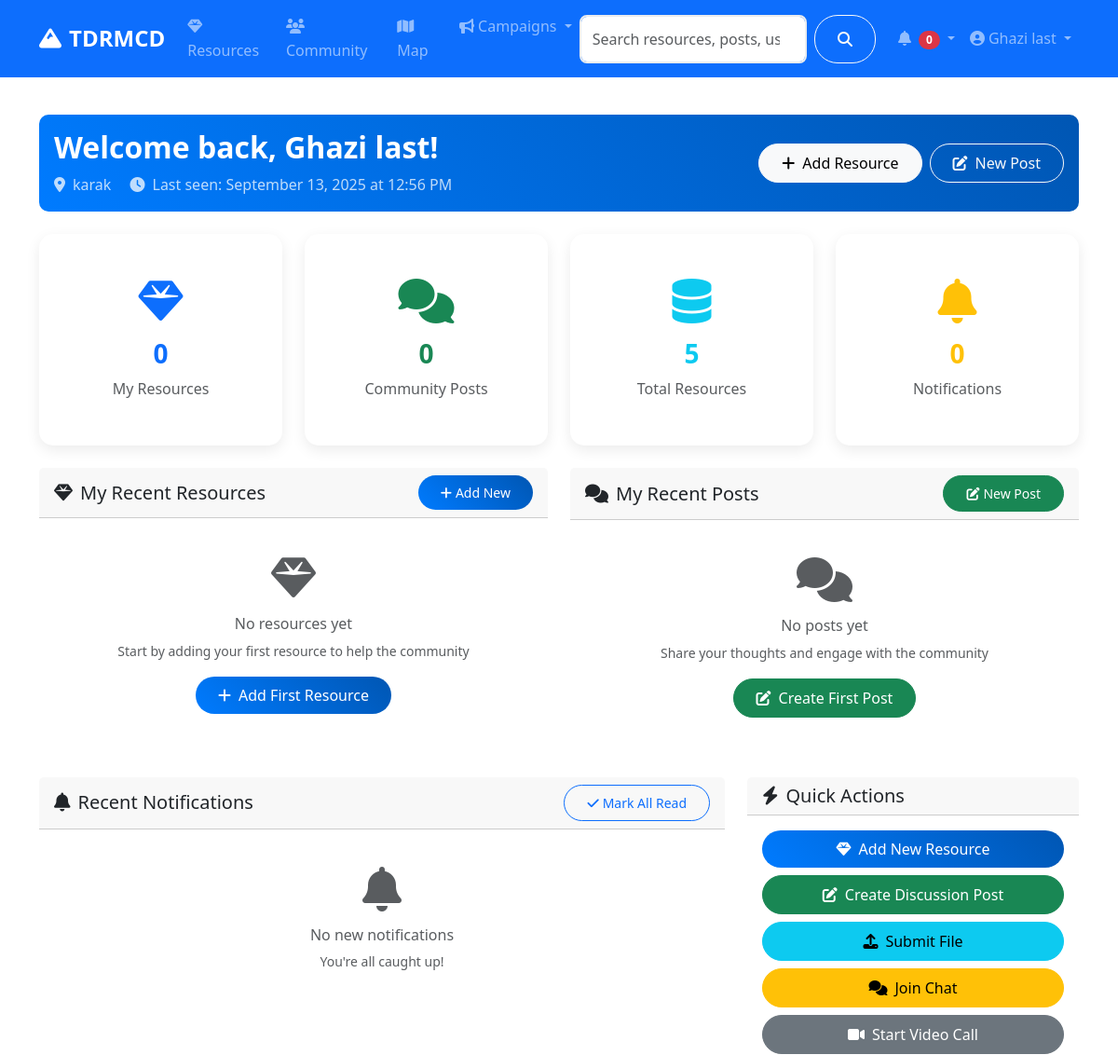
The app's page /dashboard (signed in, upper part), older data.
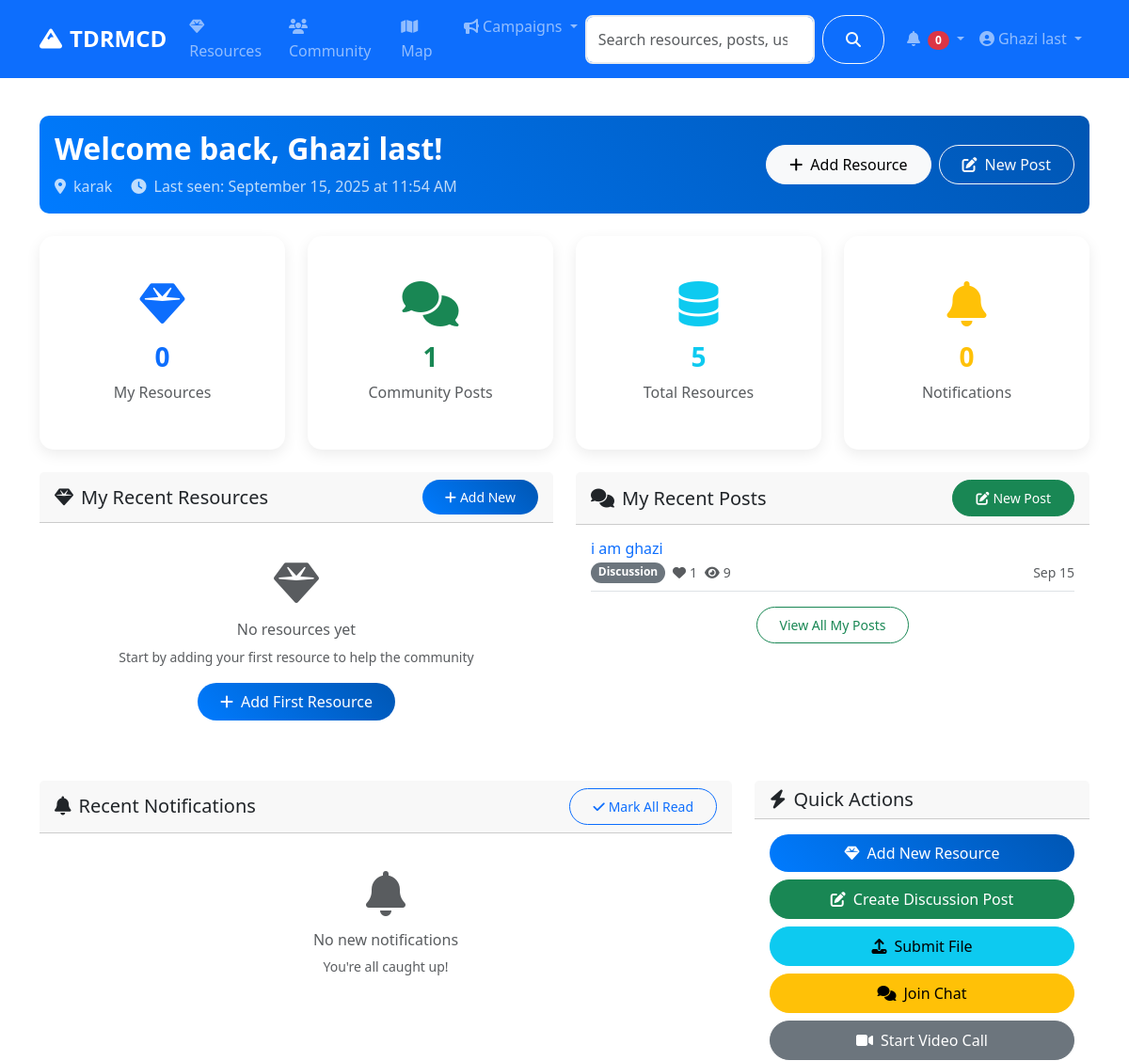
The same page, newer data.
### models.py (models this page shows, shortened)
class User(UserMixin, db.Model):
    id = db.Column(db.Integer, primary_key=True)
    username = db.Column(db.String(80), unique=True, nullable=False)
    email = db.Column(db.String(120), unique=True, nullable=False)
    password_hash = db.Column(db.String(120), nullable=False)
    first_name = db.Column(db.String(50), nullable=False)
    last_name = db.Column(db.String(50), nullable=False)
    role = db.Column(db.String(20), default='user')  # user, admin, researcher
    location = db.Column(db.String(100))
    bio = db.Column(db.Text)
    avatar = db.Column(db.String(200), default='default.jpg')
    is_active = db.Column(db.Boolean, default=True)
    created_at = db.Column(db.DateTime, default=datetime.utcnow)
    last_seen = db.Column(db.DateTime, default=datetime.utcnow)
    resources = db.relationship('Resource', backref='author', lazy='dynamic')
    posts = db.relationship('CommunityPost', backref='author', lazy='dynamic')
    chat_messages = db.relationship('ChatMessage', backref='sender', lazy='dynamic')
    file_submissions = db.relationship(
        'FileSubmission',
        foreign_keys='FileSubmission.submitter_id',
        backref='submitter',
        lazy='dynamic'
    )
    reviewed_submissions = db.relationship(
        'FileSubmission',
        foreign_keys='FileSubmission.reviewed_by',
        backref='reviewer_user',
        lazy='dynamic'
    )
    notifications = db.relationship('Notification', backref='user', lazy='dynamic')
    def get_full_name(self):
        return f"{self.first_name} {self.last_name}"
    def is_admin(self):
        return self.role == 'admin'

class CommunityPost(db.Model):
    id = db.Column(db.Integer, primary_key=True)
    title = db.Column(db.String(200), nullable=False)
    content = db.Column(db.Text, nullable=False)
    category = db.Column(db.String(50), nullable=False)  # discussion, question, announcement
    tags = db.Column(db.String(200))
    image_url = db.Column(db.String(200))
    likes = db.Column(db.Integer, default=0)
    views = db.Column(db.Integer, default=0)
    author_id = db.Column(db.Integer, db.ForeignKey('user.id'), nullable=False)
    created_at = db.Column(db.DateTime, default=datetime.utcnow)
    updated_at = db.Column(db.DateTime, default=datetime.utcnow, onupdate=datetime.utcnow)
    comments = db.relationship('Comment', backref='post', lazy='dynamic', cascade='all, delete-orphan')
    likes_relation = db.relationship('PostLike', backref='post', lazy='dynamic', cascade='all, delete-orphan')

### routes/main.py (the view)
@main_bp.route('/dashboard')
@login_required
def dashboard():
    from datetime import datetime
    current_user.last_seen = datetime.utcnow()
    db.session.commit()
    user_resources = current_user.resources.limit(5).all()
    user_posts = current_user.posts.limit(5).all()
    notifications = current_user.notifications.filter_by(is_read=False).limit(10).all()
    stats = {
        'total_resources': Resource.query.filter_by(status='active').count(),
        'user_resources': current_user.resources.count(),
        'user_posts': current_user.posts.count(),
        'unread_notifications': current_user.notifications.filter_by(is_read=False).count()
    }
    from datetime import timedelta
    is_new_user = current_user.created_at > datetime.utcnow() - timedelta(hours=24)
    is_long_absence = current_user.last_seen < datetime.utcnow() - timedelta(days=7)
    return render_template('main/dashboard.html',
                         user_resources=user_resources,
                         user_posts=user_posts,
                         notifications=notifications,
                         stats=stats,
                         is_new_user=is_new_user,
                         is_long_absence=is_long_absence)

### app.py (called while the page is built)
@login_manager.user_loader
def load_user(user_id):
    return User.query.get(int(user_id))

### templates/main/dashboard.html (shortened to what the changed rows need)
{% extends "base.html" %}
{% block content %}
<div class="container py-4">
    <div class="row">
        <div class="col-12 mb-4">
            <div class="card bg-gradient-primary text-white">
                <div class="card-body">
                    <div class="row align-items-center">
                        <div class="col-md-8">
                            {% if is_new_user %}
                                <h2 class="fw-bold mb-2">Welcome to TDRMCD, {{ current_user.get_full_name() }}! 🎉</h2>
                                <p class="mb-0 opacity-75">
                                    <i class="fas fa-star me-2"></i>Thanks for joining our community! Let's get started.
                                    {% if current_user.location %}
                                        <br><i class="fas fa-map-marker-alt me-2"></i>{{ current_user.location }}
                                    {% endif %}
                                </p>
                            {% else %}
                                <h2 class="fw-bold mb-2">Welcome back, {{ current_user.get_full_name() }}!</h2>
                                <p class="mb-0 opacity-75">
                                    {% if current_user.location %}
                                        <i class="fas fa-map-marker-alt me-2"></i>{{ current_user.location }}
                                    {% endif %}
                                    <span class="ms-3">
                                        <i class="fas fa-clock me-2"></i>Last seen: {{ current_user.last_seen.strftime('%B %d, %Y at %I:%M %p') }}
                                    </span>
                                </p>
                            {% endif %}
                        </div>
                    </div>
                </div>
            </div>
        </div>
        <div class="col-lg-3 col-md-6 mb-4">
            <div class="card stat-card text-center">
                <div class="card-body">
                    <i class="fas fa-comments fa-3x text-success mb-3"></i>
                    <h3 class="fw-bold text-success">{{ stats.user_posts }}</h3>
                    <p class="text-muted mb-0">Community Posts</p>
                </div>
            </div>
        </div>
    </div>
    <div class="row">
        <div class="col-lg-6 mb-4">
            <div class="card">
                <div class="card-body">
                    {% if user_posts %}
                        {% for post in user_posts %}
                        <div class="border-bottom pb-2 mb-2">
                            <h6 class="mb-1">
                                <a href="{{ url_for('community.post_detail', id=post.id) }}" class="text-decoration-none">
                                    {{ post.title }}
                                </a>
                            </h6>
                            <div class="d-flex justify-content-between align-items-center">
                                <div class="d-flex gap-2">
                                    <span class="badge bg-secondary">{{ post.category.title() }}</span>
                                    <small class="text-muted">
                                        <i class="fas fa-heart me-1"></i>{{ post.likes }}
                                    </small>
                                    <small class="text-muted">
                                        <i class="fas fa-eye me-1"></i>{{ post.views }}
                                    </small>
                                </div>
                                <small class="text-muted">{{ post.created_at.strftime('%b %d') }}</small>
                            </div>
                        </div>
                        {% endfor %}
                        <div class="text-center mt-3">
                            <a href="{{ url_for('community.index') }}?author={{ current_user.id }}" class="btn btn-sm btn-outline-success">
                                View All My Posts
                            </a>
                        </div>
                    {% else %}
                    <div class="text-center py-4">
                        <i class="fas fa-comments fa-3x text-muted mb-3"></i>
                        <h6 class="text-muted">No posts yet</h6>
                        <p class="text-muted small">Share your thoughts and engage with the community</p>
                        <a href="{{ url_for('community.create_post') }}" class="btn btn-success">
                            <i class="fas fa-edit me-2"></i>Create First Post
                        </a>
                    </div>
                    {% endif %}
                </div>
            </div>
        </div>
    </div>
</div>
{% endblock %}

### templates/base.html (shortened to what this page needs)
<!DOCTYPE html>
<html lang="en">
<head>
    <link href="https://cdn.jsdelivr.net/npm/bootstrap@5.3.0/dist/css/bootstrap.min.css" rel="stylesheet">
    <link rel="stylesheet" href="https://cdnjs.cloudflare.com/ajax/libs/font-awesome/6.4.0/css/all.min.css">
    <link rel="stylesheet" href="https://unpkg.com/leaflet@1.9.4/dist/leaflet.css">
    <link rel="stylesheet" href="{{ url_for('static', filename='css/style.css') }}">
</head>
<body>
    <nav class="navbar navbar-expand-lg navbar-dark bg-primary sticky-top">
        <div class="container">
            <a class="navbar-brand fw-bold" href="{{ url_for('main.index') }}">
                <i class="fas fa-mountain me-2"></i>TDRMCD
            </a>
            <div class="collapse navbar-collapse" id="navbarNav">
                <ul class="navbar-nav me-auto">
                    <li class="nav-item">
                        <a class="nav-link" href="{{ url_for('resources.index') }}">
                            <i class="fas fa-gem me-1"></i>Resources
                        </a>
                    </li>
                    <li class="nav-item">
                        <a class="nav-link" href="{{ url_for('community.index') }}">
                            <i class="fas fa-users me-1"></i>Community
                        </a>
                    </li>
                    <li class="nav-item">
                        <a class="nav-link" href="{{ url_for('main.map_view') }}">
                            <i class="fas fa-map me-1"></i>Map
                        </a>
                    </li>
                    <li class="nav-item dropdown">
                        <a class="nav-link dropdown-toggle" href="#" role="button" data-bs-toggle="dropdown">
                            <i class="fas fa-bullhorn me-1"></i>Campaigns
                        </a>
                    </li>
                </ul>
                <form class="d-flex me-3" action="{{ url_for('main.search') }}" method="GET">
                    <input class="form-control me-2" type="search" name="q" placeholder="Search resources, posts, users..." value="{{ request.args.get('q', '') }}">
                    <button class="btn btn-outline-light" type="submit">
                        <i class="fas fa-search"></i>
                    </button>
                </form>
                <ul class="navbar-nav">
                    {% if current_user.is_authenticated %}
                        <li class="nav-item dropdown">
                            <a class="nav-link dropdown-toggle" href="#" role="button" data-bs-toggle="dropdown">
                                <i class="fas fa-bell me-1"></i>
                                <span id="notification-count" class="badge bg-danger">0</span>
                            </a>
                        </li>
                        <li class="nav-item dropdown">
                            <a class="nav-link dropdown-toggle" href="#" role="button" data-bs-toggle="dropdown">
                                <i class="fas fa-user-circle me-1"></i>{{ current_user.get_full_name() }}
                            </a>
                        </li>
                    {% endif %}
                </ul>
            </div>
        </div>
    </nav>
    <main>
        {% block content %}{% endblock %}
    </main>
</body>
</html>

Row changes from the older to the newer data that the page shows:
changed User "Ghazi last": last_seen "September 13, 2025 at 12:56 PM" → "September 15, 2025 at 11:54 AM"
added CommunityPost: title "i am ghazi", category "Discussion", likes "1", views "9", created_at "Sep 15"
Text that changed along with them:
{{ stats.user_posts }}: "0" → "1"
text no longer shown: "No posts yet Share your thoughts and engage with the community Create First Post"
text now shown: "View All My Posts"
